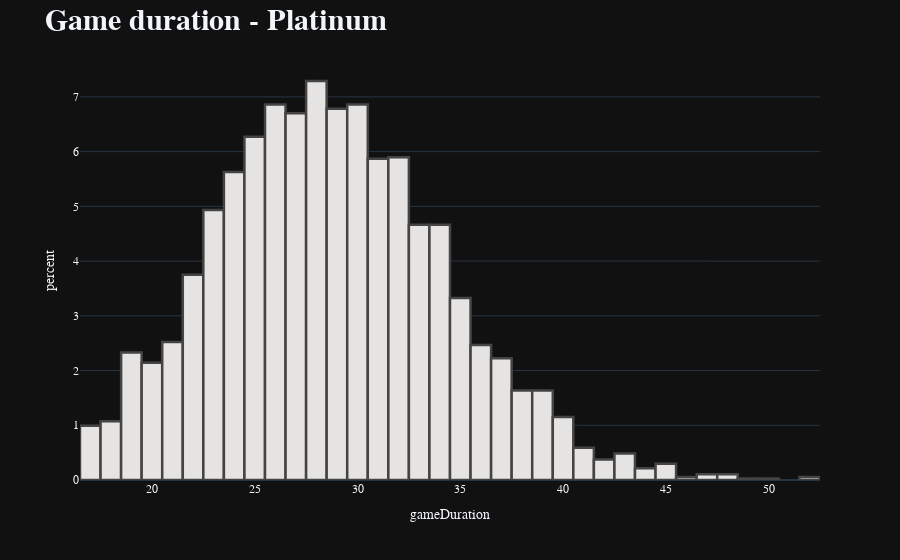

Write notebook code for a chart like this one.
### Code cell
plat_matches_duration = plat_matches_duration.drop(plat_matches_duration[plat_matches_duration['gameDuration'] >= 60].index)
plat_matches_duration = plat_matches_duration.drop(plat_matches_duration[plat_matches_duration['gameDuration'] <= 16].index)

fig = px.histogram(plat_matches_duration, x = 'gameDuration',
                    histnorm='percent',
                    template = 'plotly_dark',
                   )

fig.update_layout(title='<b>Game duration - Platinum<b>', 
                  font_family="Spiegel",
                  titlefont={'size': 30},
                  
                  )

colors = ['#E5E4E2']*60


fig.update_traces(marker_color=colors, marker_line_color=None,
                  marker_line_width=2.5, opacity=None)

fig.show()

print('The average duration is:', (plat_matches_duration['gameDuration'].sum()/len(plat_matches_duration)).round(2))

### Figure 1 — Plotly figure (JSON) as saved in the notebook; plotly's stock layout.template omitted (floating-point values rounded to 4 significant figures; data arrays with more than 128 entries replaced by an {"elided": "..."} marker saying what was removed)
{"data": [{"alignmentgroup": "True", "bingroup": "x", "histnorm": "percent", "hovertemplate": "gameDuration=%{x}<br>percent=%{y}<extra></extra>", "legendgroup": "", "marker": {"color": ["#E5E4E2", "#E5E4E2", "#E5E4E2", "#E5E4E2", "#E5E4E2", "#E5E4E2", "#E5E4E2", "#E5E4E2", "#E5E4E2", "#E5E4E2", "#E5E4E2", "#E5E4E2", "#E5E4E2", "#E5E4E2", "#E5E4E2", "#E5E4E2", "#E5E4E2", "#E5E4E2", "#E5E4E2", "#E5E4E2", "#E5E4E2", "#E5E4E2", "#E5E4E2", "#E5E4E2", "#E5E4E2", "#E5E4E2", "#E5E4E2", "#E5E4E2", "#E5E4E2", "#E5E4E2", "#E5E4E2", "#E5E4E2", "#E5E4E2", "#E5E4E2", "#E5E4E2", "#E5E4E2", "#E5E4E2", "#E5E4E2", "#E5E4E2", "#E5E4E2", "#E5E4E2", "#E5E4E2", "#E5E4E2", "#E5E4E2", "#E5E4E2", "#E5E4E2", "#E5E4E2", "#E5E4E2", "#E5E4E2", "#E5E4E2", "#E5E4E2", "#E5E4E2", "#E5E4E2", "#E5E4E2", "#E5E4E2", "#E5E4E2", "#E5E4E2", "#E5E4E2", "#E5E4E2", "#E5E4E2"], "line": {"width": 2.5}, "pattern": {"shape": ""}}, "name": "", "offsetgroup": "", "orientation": "v", "showlegend": false, "type": "histogram", "x": {"elided": "3731 int values"}, "xaxis": "x", "yaxis": "y"}], "layout": {"barmode": "relative", "font": {"family": "Spiegel"}, "legend": {"tracegroupgap": 0}, "margin": {"t": 60}, "title": {"font": {"size": 30}, "text": "<b>Game duration - Platinum<b>"}, "xaxis": {"anchor": "y", "domain": [0, 1], "title": {"text": "gameDuration"}}, "yaxis": {"anchor": "x", "domain": [0, 1], "title": {"text": "percent"}}}}
